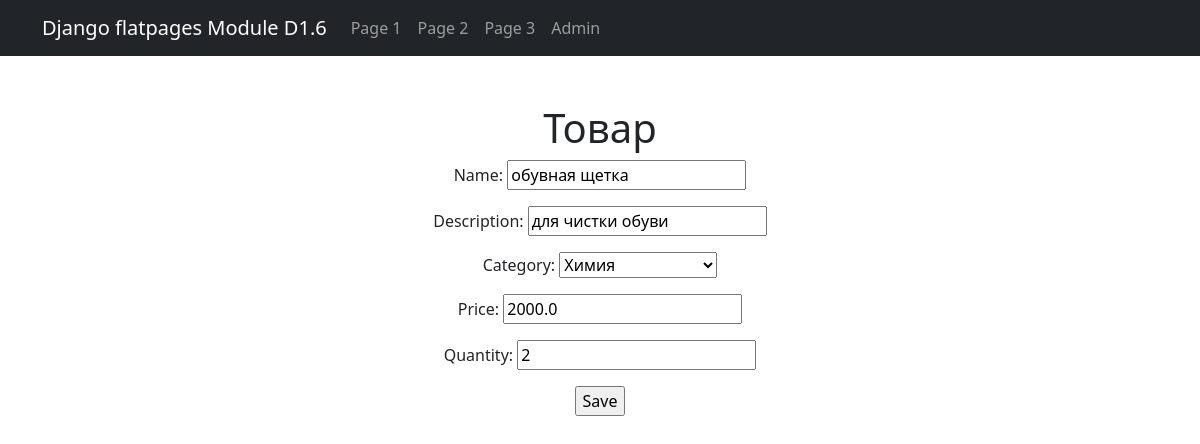
/products/2/update/, run on the app's committed database.
### simpleapp/models.py (models this page shows, shortened)
class Product(models.Model):
    name = models.CharField(
        max_length=50,
        unique=True,  # названия товаров не должны повторяться
    )
    description = models.TextField()
    quantity = models.IntegerField(
        validators=[MinValueValidator(0)],
    )
    category = models.ForeignKey(
        to="Category",
        on_delete=models.CASCADE,
        related_name="products",  # все продукты в категории будут доступны через поле products
    )
    price = models.FloatField(
        validators=[MinValueValidator(0.0)],
    )

class Category(models.Model):
    name = models.CharField(max_length=100, unique=True)
    class Meta:
        verbose_name_plural = "Categories"
    def __str__(self):
        return self.name.title()

### simpleapp/views.py (the view)
# urls.py: path("<int:pk>/update/", ProductUpdate.as_view(), name="product_update"),
class ProductUpdate(UpdateView):
    form_class = ProductForm
    model = Product
    template_name = "product_edit.html"

### simpleapp/forms.py
class ProductForm(forms.ModelForm):
    description = forms.CharField(min_length=20)  # проверка на длину так или в clean()
    class Meta:
        model = Product
        fields = [
            "name",
            "description",
            "category",
            "price",
            "quantity",
        ]
    def clean(self):
        cleaned_data = super().clean()
        description = cleaned_data.get("description")
        if description is not None and len(description) < 20:
            raise ValidationError({"description": "Описание не может быть менее 20 символов."})
        name = cleaned_data.get("name")
        if name == description:
            raise ValidationError("Описание не должно быть идентично названию.")
        return cleaned_data

### templates/product_edit.html (shortened to what this page needs)
{% extends 'flatpages/default.html' %}
{% block content %}
<h1>Товар</h1>
<form action="" method="POST">
    {{ form.as_p }}
    <input type="submit" value="Save">
</form>
{% endblock content %}

### data on the page
Product: name "обувная щетка", description "для чистки обуви", category "Химия", price "2000.0", quantity "2"
